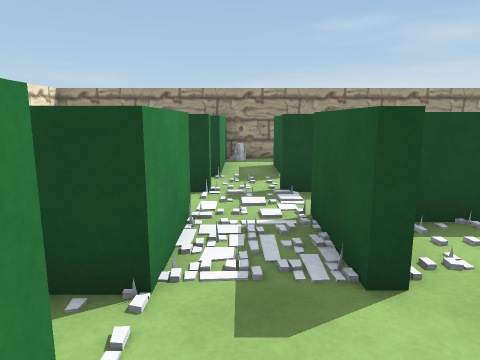
view 1 (above)

19 first-person views from a walk through a 3-D level made in the Unity game engine. The camera is 1.4 m above the floor, tilts 10° down and sees 70° across. The floor is counted in squares, 1 m on a side. Each view is taken from the middle of a square. On the plan, view 1 faces up. The plan holds only what a view shows up to about 15 squares ahead; the rest is blank. Some surface patterns are stand-ins.

view 2
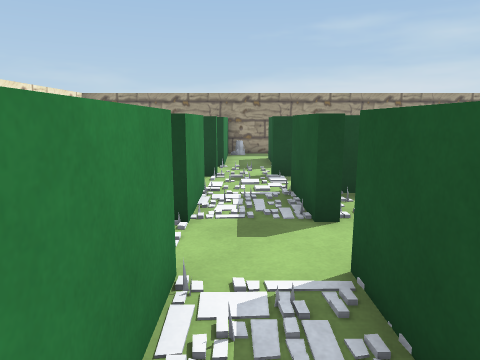

view 3
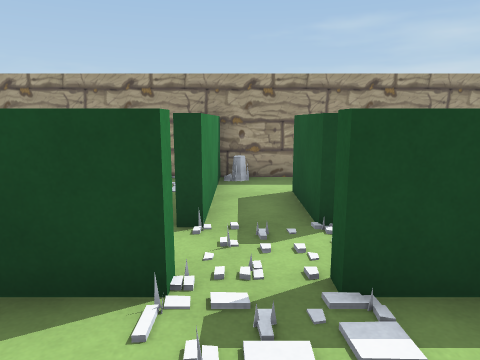

view 4
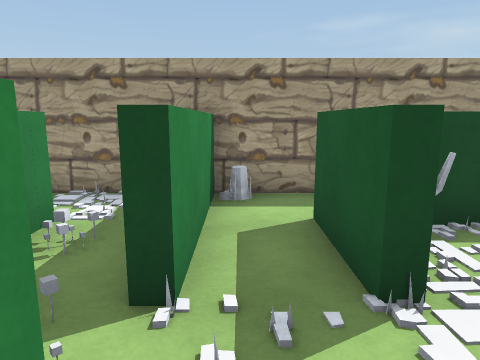

view 5
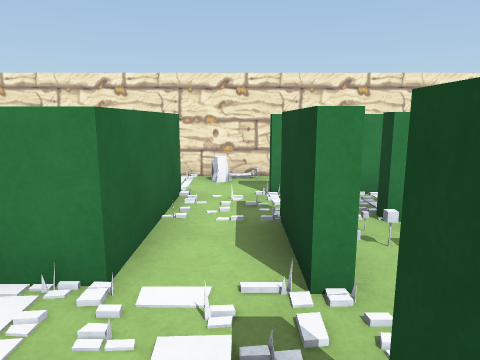

view 6
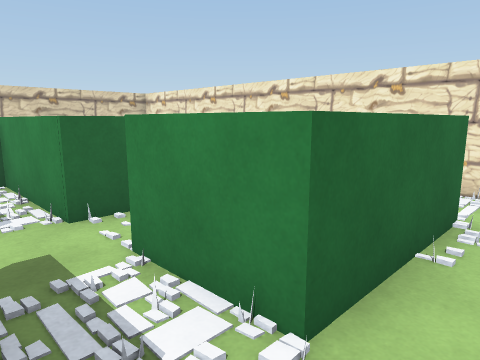

view 7
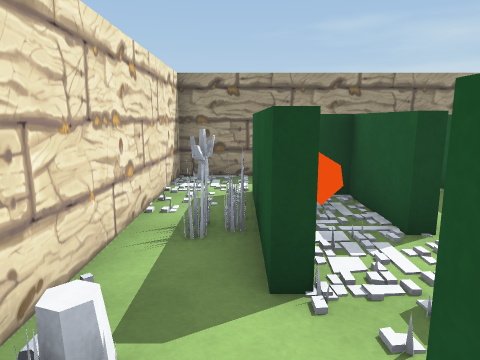

view 8
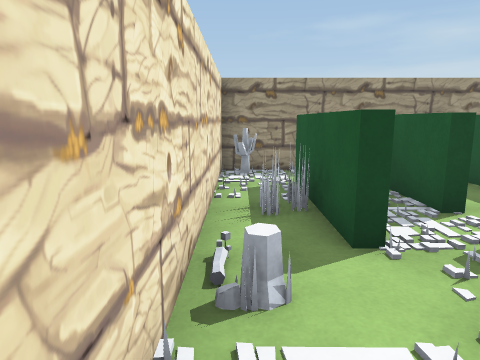

view 9
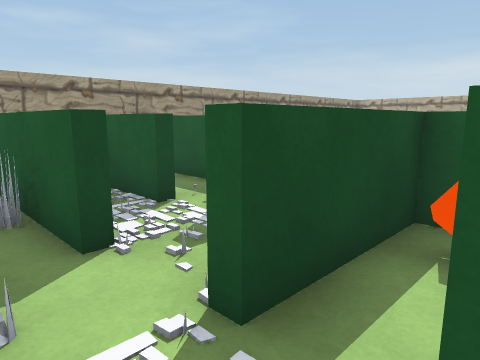

view 10
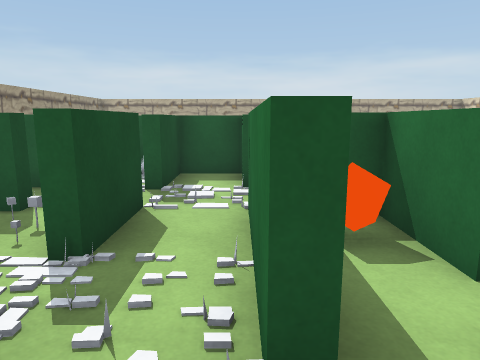

view 11
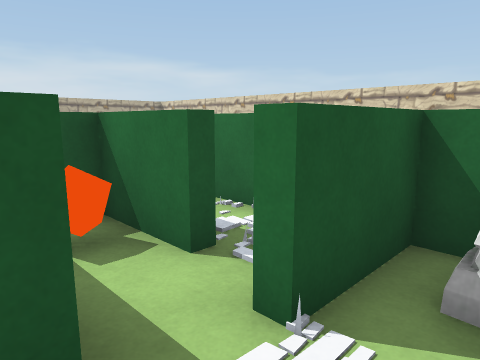

view 12
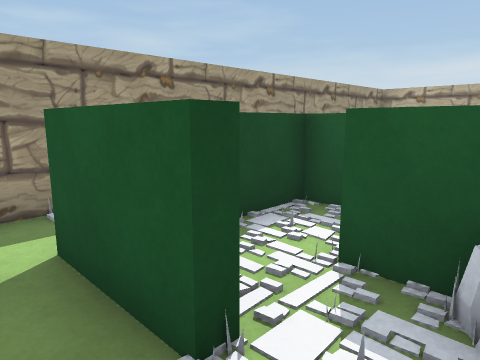

view 13
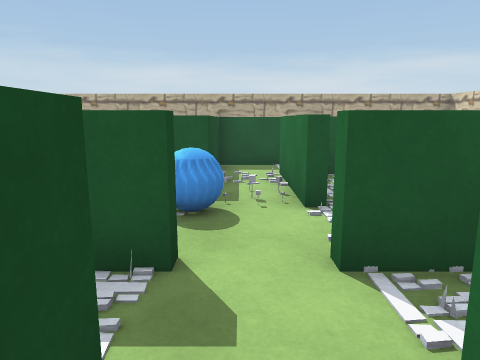

view 14
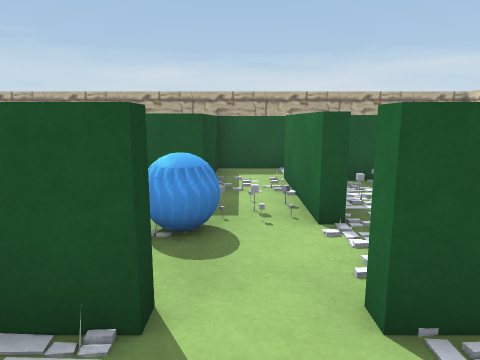

view 15
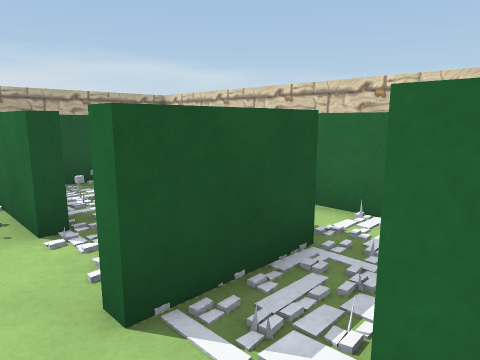

view 16
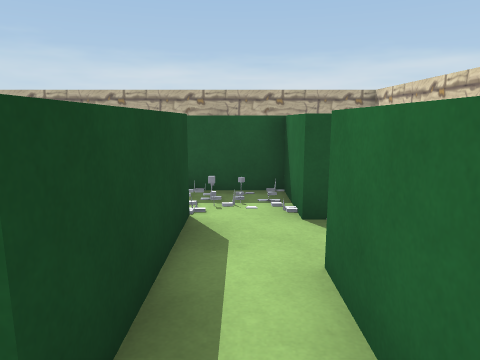

view 17
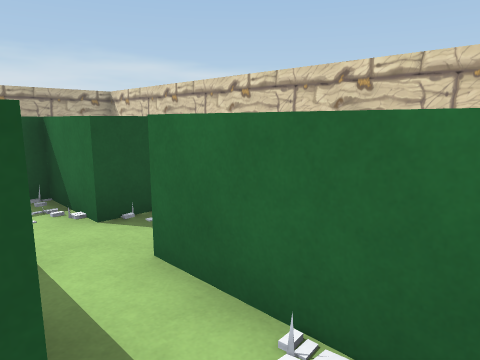

view 18
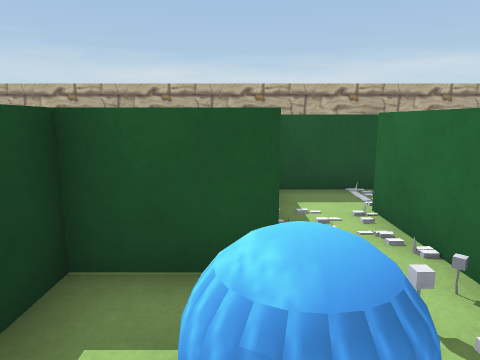

view 19
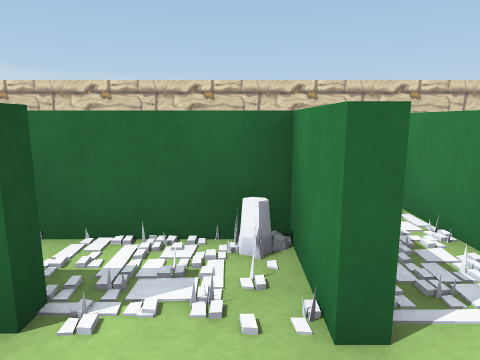

### Floor plan
Ten units are one square. View 1 is at (0, 0); x grows to the right and y downward. Boxes are objects, and circles mark ways between rooms. Rooms are numbered by the first view taken in them; rooms with no view inside come last. Other rooms are left out.
<svg viewBox="-70 -130 147 165">
<path fill="none" stroke="#000" d="M14 12 11 12 11 -10M-6 -10 -6 28 15 28M-6 -36 -6 -26M11 -26 11 -50M-6 -70 -6 -66 -15 -66M25 -66 8 -66 8 -70M29 -49 29 -65M-36 -49 -14 -49M-32 -25 -32 -29 -11 -29M-44 -66 -48 -66M-48 -10 -48 -26M-65 -70 -65 9M-15 -46 -36 -46M-15 -66 -27 -66 -27 -70M-6 -26 -16 -26M-24 -10 -6 -10M11 -10 14 -10M15 -26 11 -26M50 -26 50 -46 19 -46M35 -10 72 -10M35 -5 35 -10M34 9 44 9M45 12 34 12M14 -10 14 12M54 28 68 28 68 4M15 28 32 28M-48 -94 -48 -106M-25 -125 -65 -125 -65 -70M-26 -108 -26 -100M-6 -84 -8 -84 -8 -110M-10 -125 -25 -125M-6 -112 -6 -84M15 -84 11 -84 11 -109M10 -125 -10 -125M-29 -80 -29 -104"/>
<rect x="-15" y="-45" width="10" height="10" fill="#bbb"><title>other object</title></rect>
<rect x="-15" y="-55" width="10" height="10" fill="#bbb"><title>other object</title></rect>
<rect x="-65" y="-25" width="10" height="10" fill="#bbb"><title>rock</title></rect>
<rect x="-65" y="-65" width="10" height="10" fill="#bbb"><title>other object</title></rect>
<rect x="-55" y="-35" width="10" height="10" fill="#bbb"><title>other object</title></rect>
<rect x="-45" y="-55" width="10" height="10" fill="#bbb"><title>other object</title></rect>
<rect x="-25" y="-45" width="10" height="10" fill="#bbb"><title>cube</title></rect>
<rect x="15" y="5" width="10" height="10" fill="#bbb"><title>other object</title></rect>
<rect x="25" y="5" width="10" height="10" fill="#bbb"><title>other object</title></rect>
<rect x="45" y="5" width="10" height="10" fill="#bbb"><title>other object</title></rect>
<rect x="-65" y="-85" width="10" height="10" fill="#bbb"><title>other object</title></rect>
<rect x="-65" y="-95" width="10" height="10" fill="#bbb"><title>other object</title></rect>
<rect x="-65" y="-125" width="10" height="10" fill="#bbb"><title>other object</title></rect>
<rect x="-55" y="-85" width="10" height="10" fill="#bbb"><title>other object</title></rect>
<rect x="-55" y="-95" width="10" height="10" fill="#bbb"><title>other object</title></rect>
<rect x="-5" y="-85" width="10" height="10" fill="#bbb"><title>other object</title></rect>
<rect x="-5" y="-125" width="10" height="10" fill="#bbb"><title>other object</title></rect>
<rect x="-45" y="-95" width="10" height="10" fill="#bbb"><title>cube</title></rect>
<circle cx="0" cy="-10" r="3" fill="#2a7"/>
<circle cx="10" cy="20" r="3" fill="#2a7"/>
<circle cx="-5" cy="-50" r="3" fill="#2a7"/>
<circle cx="-25" cy="-40" r="3" fill="#2a7"/>
<circle cx="0" cy="-30" r="3" fill="#2a7"/>
<circle cx="-25" cy="-60" r="3" fill="#2a7"/>
<circle cx="0" cy="-70" r="3" fill="#2a7"/>
<circle cx="-40" cy="-70" r="3" fill="#2a7"/>
<circle cx="10" cy="-20" r="3" fill="#2a7"/>
<circle cx="25" cy="-10" r="3" fill="#2a7"/>
<circle cx="-30" cy="-120" r="3" fill="#2a7"/>
<circle cx="-10" cy="-80" r="3" fill="#2a7"/>
<circle cx="-30" cy="-80" r="3" fill="#2a7"/>
<text x="0" y="10">1</text>
<text x="0" y="-40">2</text>
<text x="0" y="-60">3</text>
<text x="-50" y="-40">4</text>
<text x="-10" y="-20">5</text>
<text x="30" y="-30">6</text>
<text x="40" y="0">7</text>
<text x="-50" y="-110">8</text>
<text x="-20" y="-100">9</text>
<text x="0" y="-100">10</text>
<text x="-40" y="-90">11</text>
</svg>
Room 1 opens to room 5. Room 1 opens to room 7. Room 2 opens to room 3. Room 2 opens to room 4. Room 2 opens to room 5. Room 3 opens to room 4. Room 3 opens to room 10. Room 4 opens to room 11. Room 5 opens to room 6. Room 6 opens to room 7. Room 8 opens to room 9. Room 9 opens to room 10. Room 9 opens to room 11.

Where each view was taken, in squares from view 1:
view 1: 0 up, 0 right, facing up
view 2: 2 down, 0 right, facing up
view 3: 4 up, 0 right, facing up
view 4: 6 up, 0 right, facing up
view 5: 6 up, 2 right, facing left
view 6: 6 up, 1 right, facing down-left
view 7: 4 up, 5 left, facing up
view 8: 3 up, 6 left, facing up
view 9: 3 up, 6 left, facing up-right
view 10: 5 up, 6 left, facing right
view 11: 5 up, 6 left, facing down-right
view 12: 7 up, 0 right, facing up-right
view 13: 2 up, 2 left, facing right
view 14: 2 up, 1 left, facing right
view 15: 2 up, 1 left, facing down-right
view 16: 2 down, 0 right, facing right
view 17: 1 down, 0 right, facing down-right
view 18: 3 up, 2 right, facing right
view 19: 3 up, 2 right, facing down
